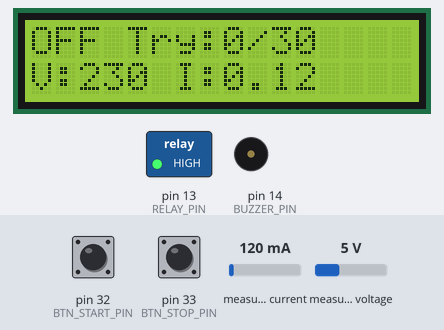
This sketch was run on a simulated Arduino Mega 2560, built with avr-gcc and run on an emulated ATmega2560. Shown: 16×2 character LCD, switched loads named in the sketch (green lamp = pin HIGH), buzzer (waves = sounding, pin HIGH). The test bench sets the inputs (shaded band); at power-on: pin 32 (BTN_START_PIN) HIGH, measured current 120 mA, pin 33 (BTN_STOP_PIN) HIGH, measured voltage 5 V. What the sketch prints to the serial monitor is not drawn.

Above: at 5.3 s.
5.4 s: pin 32 (BTN_START_PIN) pulled LOW for 0.15 s
At 6.5 s:
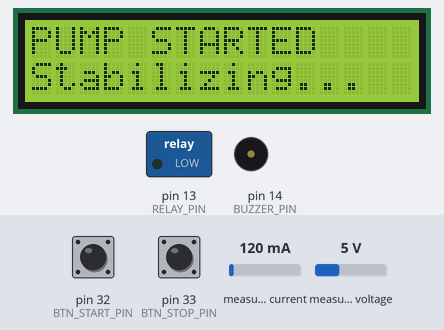
11.4 s: measured current set to 584 mA
15.8 s: measured current set to 631 mA
At 18.5 s:
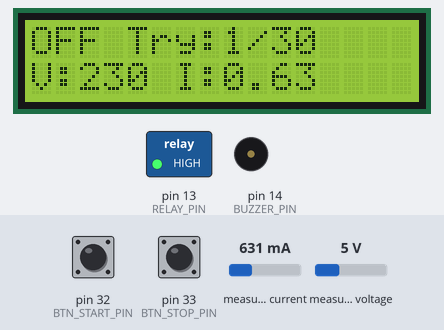
18.8 s: pin 33 (BTN_STOP_PIN) pulled LOW for 3.2 s
At 23.6 s:
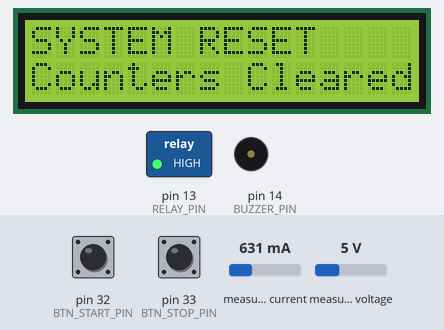
26.0 s: pin 32 (BTN_START_PIN) pulled LOW for 1 s
At 27.9 s:
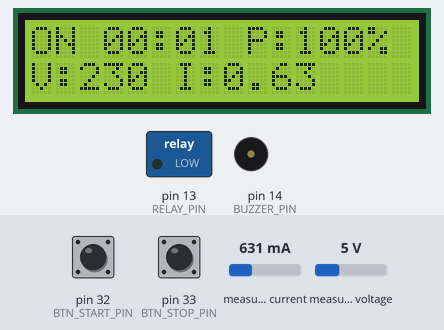
32.9 s: pin 33 (BTN_STOP_PIN) pulled LOW for 0.15 s
At 34.3 s:
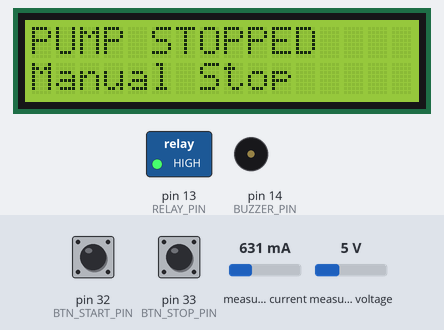
Timing chart, 0 to 35.9 s (numbered marks = the images above; inputs shaded):
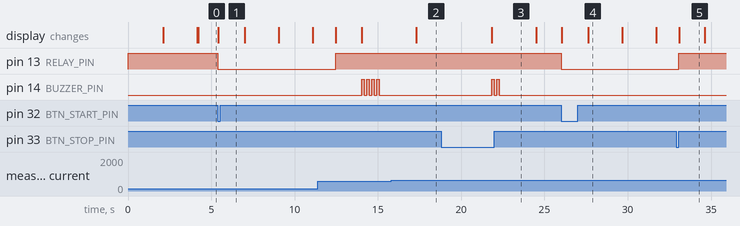

The sketch:

pump_guardian_1.ino
```cpp
#include <Wire.h>
#include <LiquidCrystal_I2C.h>
#include <PZEM004Tv30.h>

// Pin definitions
const int PZEM_RX_PIN = 26;
const int PZEM_TX_PIN = 25;
const int RELAY_PIN = 13;
const int BTN_START_PIN = 32;
const int BTN_STOP_PIN = 33;
const int BUZZER_PIN = 14;

// LCD and PZEM objects
LiquidCrystal_I2C lcd(0x27, 16, 2);
PZEM004Tv30 pzem(Serial2, PZEM_RX_PIN, PZEM_TX_PIN);

// --- Advanced Dry Run Settings ---
// Based on analysis, a dry run shows a significant drop in BOTH Power and Power Factor.
// We will set the threshold for a 10% drop in Power and a 5% drop in Power Factor from the baseline.
const float POWER_DROP_THRESHOLD = 0.96;  // Trigger if Power drops below 90% of normal
const float PF_DROP_THRESHOLD = 0.95;     // Trigger if Power Factor drops below 95% of normal

const unsigned long STABILIZATION_DELAY = 7000;   // Wait 7s after start to establish a stable baseline
const unsigned long DRY_RUN_CONFIRM_TIME = 3000;  // Confirm if low power/pf persists for 3s
const int MAX_DRY_RUN_ATTEMPTS = 30;

// --- Sanity Check Thresholds (NEW) ---
// If the pump starts and the baseline power is already below this value,
// it's likely starting in a dry state. Prevents setting a bad baseline.
const float MIN_NORMAL_POWER = 135; // Based on user data (Normal: ~223W, Dry: ~191W) 140//

// Variables
bool pumpRunning = false;
bool permanentLockout = false;
int dryRunAttempts = 0;
unsigned long pumpStartTime = 0;
unsigned long dryRunDetectTime = 0; // Timer for confirming a dry run condition
unsigned long lastUpdate = 0;
const unsigned long UPDATE_INTERVAL = 2000;

// Adaptive Baseline Variables (NEW)
float refPower = 0.0;     // Reference Active Power (W) established after stabilization
float refPF = 0.0;        // Reference Power Factor established after stabilization
float lastPowerRatio = 1.0;
float lastPfRatio = 1.0;

// Debouncing
unsigned long lastStartPress = 0;
unsigned long lastStopPress = 0;
const unsigned long DEBOUNCE_DELAY = 200;

void setup() {
  Serial.begin(115200);
  pinMode(RELAY_PIN, OUTPUT);
  pinMode(BTN_START_PIN, INPUT_PULLUP);
  pinMode(BTN_STOP_PIN, INPUT_PULLUP);
  pinMode(BUZZER_PIN, OUTPUT);

  digitalWrite(RELAY_PIN, HIGH);   // Pump OFF
  digitalWrite(BUZZER_PIN, LOW);

  lcd.init();
  lcd.backlight();
  lcd.clear();
  lcd.setCursor(0, 0);
  lcd.print("Smart Pump Ctrl");
  lcd.setCursor(0, 1);
  lcd.print("v5.0 Dual Param"); // Updated version
  delay(2000);

  lcd.clear();
  lcd.setCursor(0, 0);
  lcd.print("Dual Detection");
  lcd.setCursor(0, 1);
  lcd.print("Power + PF");
  delay(2000);

  lcd.clear();
  lcd.setCursor(0, 0);
  lcd.print("Ready...");
  lcd.setCursor(0, 1);
  lcd.print("Press START");

  Serial.println("══════════════════════════════════════");
  Serial.println("SMART PUMP CONTROLLER v5.0 (Dual-Parameter)");
  Serial.println("✓ Dry run detection using Power & Power Factor");
  Serial.println("✓ Max Attempts: 30");
  Serial.println("══════════════════════════════════════\n");
}

void loop() {
  handleButtons();

  if (pumpRunning && !permanentLockout) {
    checkDryRun();
  }

  if (millis() - lastUpdate >= UPDATE_INTERVAL) {
    lastUpdate = millis();
    updateDisplay();
  }
}

//----------------------------------------------------//
// BUTTON HANDLING (Unchanged from original)
//----------------------------------------------------//
void handleButtons() {
  bool startPressed = (digitalRead(BTN_START_PIN) == LOW);
  bool stopPressed = (digitalRead(BTN_STOP_PIN) == LOW);

  // START
  if (startPressed && (millis() - lastStartPress > DEBOUNCE_DELAY)) {
    lastStartPress = millis();
    if (permanentLockout) showLockoutMessage();
    else startPump();
  }

  // STOP and RESET (Hold for 3s to reset)
  if (stopPressed && (millis() - lastStopPress > DEBOUNCE_DELAY)) {
    unsigned long pressStart = millis();
    lastStopPress = millis();

    while (digitalRead(BTN_STOP_PIN) == LOW) {
      if (millis() - pressStart > 3000) {
        resetSystem();
        while (digitalRead(BTN_STOP_PIN) == LOW) delay(10);
        return;
      }
      delay(10);
    }

    stopPump(false);
  }
}


//----------------------------------------------------//
// START / STOP CONTROL
//----------------------------------------------------//
void startPump() {
  if (!pumpRunning && !permanentLockout) {
    digitalWrite(RELAY_PIN, LOW); // Turn relay ON
    pumpRunning = true;
    pumpStartTime = millis();

    // Reset adaptive parameters for this new run
    refPower = 0.0;
    refPF = 0.0;
    dryRunDetectTime = 0;
    lastPowerRatio = 1.0;
    lastPfRatio = 1.0;

    lcd.clear();
    lcd.setCursor(0, 0);
    lcd.print("PUMP STARTED");
    lcd.setCursor(0, 1);
    lcd.print("Stabilizing...");
    Serial.println("\n▶ PUMP STARTED - Waiting for system to stabilize...");
    delay(1500);
  }
}

void stopPump(bool isDryRun) {
  if (pumpRunning) {
    digitalWrite(RELAY_PIN, HIGH); // Turn relay OFF
    pumpRunning = false;

    if (isDryRun) {
      Serial.println("⚠ Pump stopped: Dry run detected!");
    } else {
      Serial.println("■ Pump stopped: Manual");
    }

    lcd.clear();
    lcd.setCursor(0, 0);
    lcd.print("PUMP STOPPED");
    lcd.setCursor(0, 1);
    lcd.print(isDryRun ? "Dry Run!" : "Manual Stop");
    delay(1500);
  }
}

//----------------------------------------------------//
// DUAL-PARAMETER DRY RUN DETECTION (Power + PF)
//----------------------------------------------------//
void checkDryRun() {
  unsigned long runDuration = millis() - pumpStartTime;

  // Get fresh readings from PZEM sensor
  float voltage = pzem.voltage();
  float current = pzem.current();
  float power = pzem.power();
  float pf = pzem.pf();

  // Check for invalid readings from the sensor
  if (isnan(voltage) || isnan(current) || isnan(power) || isnan(pf) || power < 10.0) {
    return;
  }

  // STEP 1: Establish a baseline after the initial stabilization period
  if (runDuration >= STABILIZATION_DELAY && refPower == 0.0) {
    // NEW: Sanity check before setting the baseline.
    // If initial power is below our known minimum for a healthy run, trigger immediately.
    if (power < MIN_NORMAL_POWER) {
        Serial.println("------------------------------------------");
        Serial.println("! ERROR: Initial power is too low!");
        Serial.print("  > Power: "); Serial.print(power, 1); Serial.print("W is below minimum of "); Serial.println(MIN_NORMAL_POWER, 1);
        Serial.println("  > Assuming start in a DRY RUN condition.");
        Serial.println("------------------------------------------");
        handleDryRunEvent(power, pf); // Trigger dry run immediately
        return; // Exit the function to prevent setting a bad baseline
    }

    // If the power is normal, proceed to set the baseline
    refPower = power;
    refPF = pf;
    Serial.println("------------------------------------------");
    Serial.println("✓ System stabilized. Baseline captured.");
    Serial.print("  > Reference Power: "); Serial.print(refPower, 1); Serial.println(" W");
    Serial.print("  > Reference PF: "); Serial.println(refPF, 3);
    Serial.println("------------------------------------------");

    lcd.clear();
    lcd.setCursor(0, 0);
    lcd.print("Baseline Set");
    lcd.setCursor(0, 1);
    lcd.print("Monitoring...");
    delay(1500);
  }

  // STEP 2: Once a baseline is set, start monitoring for a dry run condition
  if (refPower > 0.0) {
    // Calculate current ratios for display/logging
    lastPowerRatio = power / refPower;
    lastPfRatio = pf / refPF;

    // Check if BOTH power and power factor have dropped below their thresholds
    bool isPowerLow = (power < refPower * POWER_DROP_THRESHOLD);
    bool isPfLow = (pf < refPF * PF_DROP_THRESHOLD);

    if (isPowerLow && isPfLow) {
      // If a potential dry run is detected, start a confirmation timer
      if (dryRunDetectTime == 0) {
        dryRunDetectTime = millis();
        Serial.println("! Potential dry run detected. Starting confirmation timer...");
      }

      // If the condition persists for the confirmation duration, trigger a dry run event
      if (millis() - dryRunDetectTime >= DRY_RUN_CONFIRM_TIME) {
        handleDryRunEvent(power, pf);
      }
    } else {
      // If conditions return to normal, reset the confirmation timer
      dryRunDetectTime = 0;
    }
  }
}


//----------------------------------------------------//
// HANDLE DRY RUN EVENT
//----------------------------------------------------//
void handleDryRunEvent(float currentPower, float currentPF) {
  stopPump(true);
  dryRunAttempts++;

  Serial.println("══════════════════════════════════════");
  Serial.println("‼ DRY RUN CONFIRMED (Dual-Parameter) ‼");
  Serial.print("  > Power dropped to "); Serial.print(currentPower, 1); Serial.print("W ("); Serial.print(lastPowerRatio * 100, 0); Serial.println("%)");
  Serial.print("  > PF dropped to "); Serial.print(currentPF, 2); Serial.print(" ("); Serial.print(lastPfRatio * 100, 0); Serial.println("%)");
  Serial.print("  > Attempt "); Serial.print(dryRunAttempts); Serial.print("/"); Serial.println(MAX_DRY_RUN_ATTEMPTS);
  Serial.println("══════════════════════════════════════");

  lcd.clear();
  lcd.setCursor(0, 0);
  lcd.print("DRY RUN ALERT!");
  lcd.setCursor(0, 1);
  lcd.print("Power & PF Low");
  soundAlarm(4);
  delay(2000);

  if (dryRunAttempts >= MAX_DRY_RUN_ATTEMPTS) {
    permanentLockout = true;
    lcd.clear();
    lcd.setCursor(0, 0);
    lcd.print("LOCKED OUT!");
    lcd.setCursor(0, 1);
    lcd.print("Hold STOP 3s");
    Serial.println("🔒 PERMANENT LOCKOUT! Manual reset required.");
    soundAlarm(6);
  } else {
    lcd.clear();
    lcd.setCursor(0, 0);
    lcd.print("Check Water!");
    lcd.setCursor(0, 1);
    lcd.print("Press START");
  }

  // Reset timers and references for the next run
  dryRunDetectTime = 0;
  refPower = 0.0;
  refPF = 0.0;
}


//----------------------------------------------------//
// SYSTEM RESET
//----------------------------------------------------//
void resetSystem() {
  dryRunAttempts = 0;
  permanentLockout = false;
  refPower = 0.0;
  refPF = 0.0;

  if (pumpRunning) {
    stopPump(false);
  }

  lcd.clear();
  lcd.setCursor(0, 0);
  lcd.print("SYSTEM RESET");
  lcd.setCursor(0, 1);
  lcd.print("Counters Cleared");
  soundAlarm(2);

  Serial.println("\n✓ SYSTEM RESET COMPLETE");
  delay(2000);
  lcd.clear();
  lcd.setCursor(0, 0);
  lcd.print("Ready!");
  lcd.setCursor(0, 1);
  lcd.print("Press START");
}

//----------------------------------------------------//
// DISPLAY + ALARM
//----------------------------------------------------//
void updateDisplay() {
  float voltage = pzem.voltage();
  float current = pzem.current();

  lcd.clear();
  lcd.setCursor(0, 0);

  if (permanentLockout) {
    lcd.print("LOCKED! HoldSTOP");
  } else if (pumpRunning) {
    lcd.print("ON ");
    unsigned long runtime = (millis() - pumpStartTime) / 1000;
    int minutes = runtime / 60;
    int seconds = runtime % 60;
    char timeStr[6];
    sprintf(timeStr, "%02d:%02d", minutes, seconds);
    lcd.print(timeStr);

    // Show power ratio as a health indicator
    lcd.print(" P:");
    lcd.print((int)(lastPowerRatio * 100));
    lcd.print("%");

  } else {
    lcd.print("OFF Try:");
    lcd.print(dryRunAttempts);
    lcd.print("/");
    lcd.print(MAX_DRY_RUN_ATTEMPTS);
  }

  lcd.setCursor(0, 1);
  if (isnan(voltage) || isnan(current)){
     lcd.print("V:--- I:--.--");
  } else {
    lcd.print("V:");
    lcd.print(voltage, 0);
    lcd.print(" I:");
    lcd.print(current, 2);
  }

  // More detailed Serial log (only log if not locked out to avoid spam)
  if(!permanentLockout && pumpRunning) {
    float power = pzem.power();
    float pf = pzem.pf();
    Serial.println("──────────────────────────────────────");
    Serial.print("Status: "); Serial.println("🟢 RUNNING");
    Serial.print("Voltage: "); Serial.print(voltage, 1); Serial.println(" V");
    Serial.print("Current: "); Serial.print(current, 3); Serial.println(" A");
    Serial.print("Power: "); Serial.print(power, 1); Serial.println(" W");
    Serial.print("Power Factor: "); Serial.println(pf, 3);
    if(refPower > 0) {
       Serial.print("Power Ratio: "); Serial.print(lastPowerRatio * 100, 1); Serial.println("%");
       Serial.print("PF Ratio: "); Serial.print(lastPfRatio * 100, 1); Serial.println("%");
    }
    Serial.print("Attempts: "); Serial.print(dryRunAttempts); Serial.print("/"); Serial.println(MAX_DRY_RUN_ATTEMPTS);
    Serial.println("──────────────────────────────────────\n");
  }
}

void showLockoutMessage() {
  lcd.clear();
  lcd.setCursor(0, 0);
  lcd.print("LOCKED OUT!");
  lcd.setCursor(0, 1);
  lcd.print("Hold STOP 3s");
  soundAlarm(2);
  delay(2000);
}

void soundAlarm(int beeps) {
  for (int i = 0; i < beeps; i++) {
    digitalWrite(BUZZER_PIN, HIGH);
    delay(150);
    digitalWrite(BUZZER_PIN, LOW);
    delay(150);
  }
}
```

Measured:
- the behaviour switches between 617 and 618 mA on measured current (found by bisection; images 1 and 2)
- after the input at 5.4 s, pin 13 (RELAY_PIN): HIGH → LOW at once; the display: changes at once (image 1)
- after the input at 15.8 s, the display: changes after 1.5 s (image 2)
- after the input at 18.8 s, pin 14 (BUZZER_PIN): alternates HIGH for 0.15 s and LOW for 0.15 s, 4 changes in all, then stays LOW, starting after 3.0 s; the display: changes after 3.0 s (image 3)
- after the input at 26.0 s, pin 13 (RELAY_PIN): HIGH → LOW at once; the display: first changes at once (image 4 shows a later state)
- after the input at 32.9 s, pin 13 (RELAY_PIN): LOW → HIGH after 0.16 s; the display: changes after 0.18 s (image 5)
- what the display in image 4 shows lasts 2.1 s, from 27.6 s to 29.7 s
